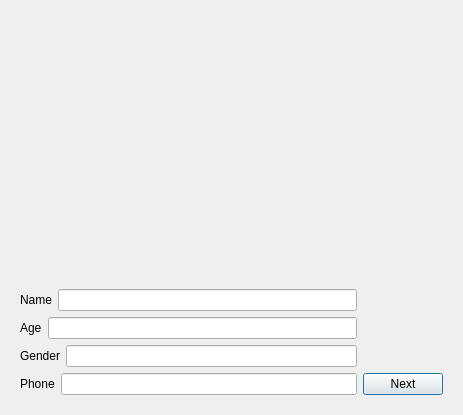
<?xml version="1.0" encoding="UTF-8"?>
<ui version="4.0">
 <class>RegisterDialog</class>
 <widget class="QDialog" name="RegisterDialog">
  <property name="geometry">
   <rect>
    <x>0</x>
    <y>0</y>
    <width>463</width>
    <height>415</height>
   </rect>
  </property>
  <property name="windowTitle">
   <string>Dialog</string>
  </property>
  <layout class="QVBoxLayout" name="verticalLayout">
   <item>
    <widget class="QStackedWidget" name="stackedWidget">
     <property name="currentIndex">
      <number>0</number>
     </property>
     <widget class="QWidget" name="info_page">
      <layout class="QVBoxLayout" name="verticalLayout_6">
       <item>
        <layout class="QHBoxLayout" name="horizontalLayout_5">
         <item>
          <layout class="QVBoxLayout" name="verticalLayout_4">
           <item>
            <spacer name="verticalSpacer_2">
             <property name="orientation">
              <enum>Qt::Vertical</enum>
             </property>
             <property name="sizeHint" stdset="0">
              <size>
               <width>20</width>
               <height>40</height>
              </size>
             </property>
            </spacer>
           </item>
           <item>
            <layout class="QHBoxLayout" name="horizontalLayout">
             <item>
              <widget class="QLabel" name="label">
               <property name="text">
                <string>Name</string>
               </property>
              </widget>
             </item>
             <item>
              <widget class="QLineEdit" name="name_line_edit"/>
             </item>
            </layout>
           </item>
           <item>
            <layout class="QHBoxLayout" name="horizontalLayout_2">
             <item>
              <widget class="QLabel" name="label_2">
               <property name="text">
                <string>Age</string>
               </property>
              </widget>
             </item>
             <item>
              <widget class="QLineEdit" name="age_line_edit"/>
             </item>
            </layout>
           </item>
           <item>
            <layout class="QHBoxLayout" name="horizontalLayout_3">
             <item>
              <widget class="QLabel" name="label_3">
               <property name="text">
                <string>Gender</string>
               </property>
              </widget>
             </item>
             <item>
              <widget class="QLineEdit" name="gender_line_edit"/>
             </item>
            </layout>
           </item>
           <item>
            <layout class="QHBoxLayout" name="horizontalLayout_4">
             <item>
              <widget class="QLabel" name="label_4">
               <property name="text">
                <string>Phone</string>
               </property>
              </widget>
             </item>
             <item>
              <widget class="QLineEdit" name="phone_line_edit"/>
             </item>
            </layout>
           </item>
          </layout>
         </item>
         <item>
          <layout class="QVBoxLayout" name="verticalLayout_5">
           <item>
            <spacer name="verticalSpacer">
             <property name="orientation">
              <enum>Qt::Vertical</enum>
             </property>
             <property name="sizeHint" stdset="0">
              <size>
               <width>20</width>
               <height>40</height>
              </size>
             </property>
            </spacer>
           </item>
           <item>
            <widget class="QPushButton" name="next_push_button_info">
             <property name="text">
              <string>Next</string>
             </property>
            </widget>
           </item>
          </layout>
         </item>
        </layout>
       </item>
      </layout>
     </widget>
     <widget class="QWidget" name="subscription_page">
      <layout class="QVBoxLayout" name="verticalLayout_9">
       <item>
        <layout class="QHBoxLayout" name="horizontalLayout_6">
         <item>
          <layout class="QVBoxLayout" name="verticalLayout_7">
           <item>
            <widget class="QGroupBox" name="groupBox">
             <property name="title">
              <string>Subscription Start Date</string>
             </property>
             <layout class="QVBoxLayout" name="verticalLayout_2">
              <item>
               <widget class="QCalendarWidget" name="start_date_calender">
                <property name="font">
                 <font>
                  <pointsize>7</pointsize>
                 </font>
                </property>
               </widget>
              </item>
             </layout>
            </widget>
           </item>
           <item>
            <widget class="QGroupBox" name="groupBox_2">
             <property name="title">
              <string>Subscription End Date</string>
             </property>
             <layout class="QVBoxLayout" name="verticalLayout_3">
              <item>
               <widget class="QCalendarWidget" name="end_date_calender">
                <property name="font">
                 <font>
                  <pointsize>7</pointsize>
                 </font>
                </property>
               </widget>
              </item>
             </layout>
            </widget>
           </item>
          </layout>
         </item>
         <item>
          <spacer name="horizontalSpacer">
           <property name="orientation">
            <enum>Qt::Horizontal</enum>
           </property>
           <property name="sizeHint" stdset="0">
            <size>
             <width>40</width>
             <height>20</height>
            </size>
           </property>
          </spacer>
         </item>
         <item>
          <layout class="QVBoxLayout" name="verticalLayout_8">
           <item>
            <spacer name="verticalSpacer_3">
             <property name="orientation">
              <enum>Qt::Vertical</enum>
             </property>
             <property name="sizeHint" stdset="0">
              <size>
               <width>20</width>
               <height>40</height>
              </size>
             </property>
            </spacer>
           </item>
           <item>
            <widget class="QPushButton" name="next_push_button_sub">
             <property name="text">
              <string>Next</string>
             </property>
            </widget>
           </item>
          </layout>
         </item>
        </layout>
       </item>
      </layout>
     </widget>
     <widget class="QWidget" name="payment_page">
      <layout class="QVBoxLayout" name="verticalLayout_10">
       <item>
        <spacer name="verticalSpacer_4">
         <property name="orientation">
          <enum>Qt::Vertical</enum>
         </property>
         <property name="sizeHint" stdset="0">
          <size>
           <width>20</width>
           <height>40</height>
          </size>
         </property>
        </spacer>
       </item>
       <item>
        <widget class="QPushButton" name="save_push_button">
         <property name="text">
          <string>Save</string>
         </property>
        </widget>
       </item>
      </layout>
     </widget>
    </widget>
   </item>
  </layout>
 </widget>
 <resources/>
 <connections/>
</ui>
